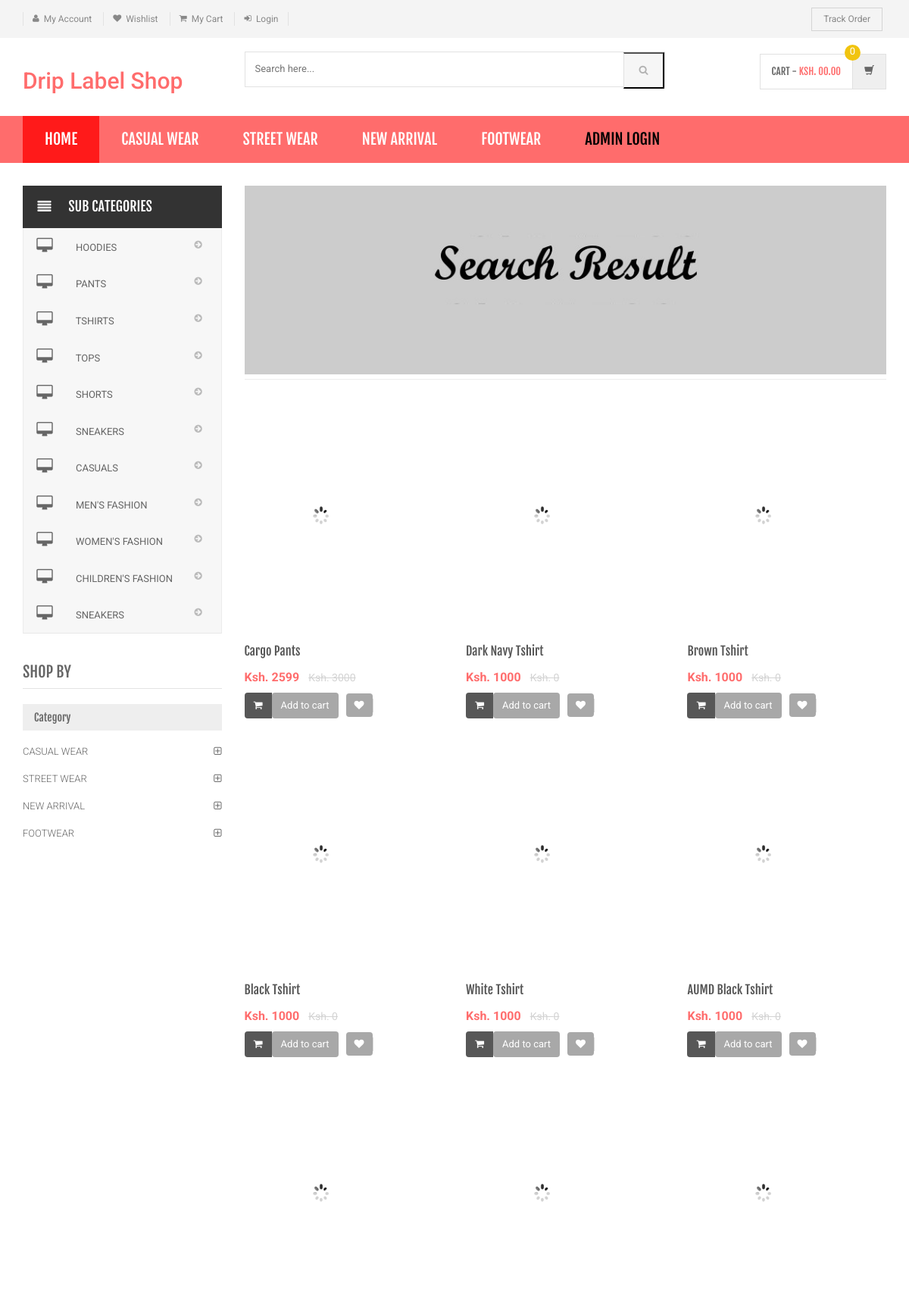
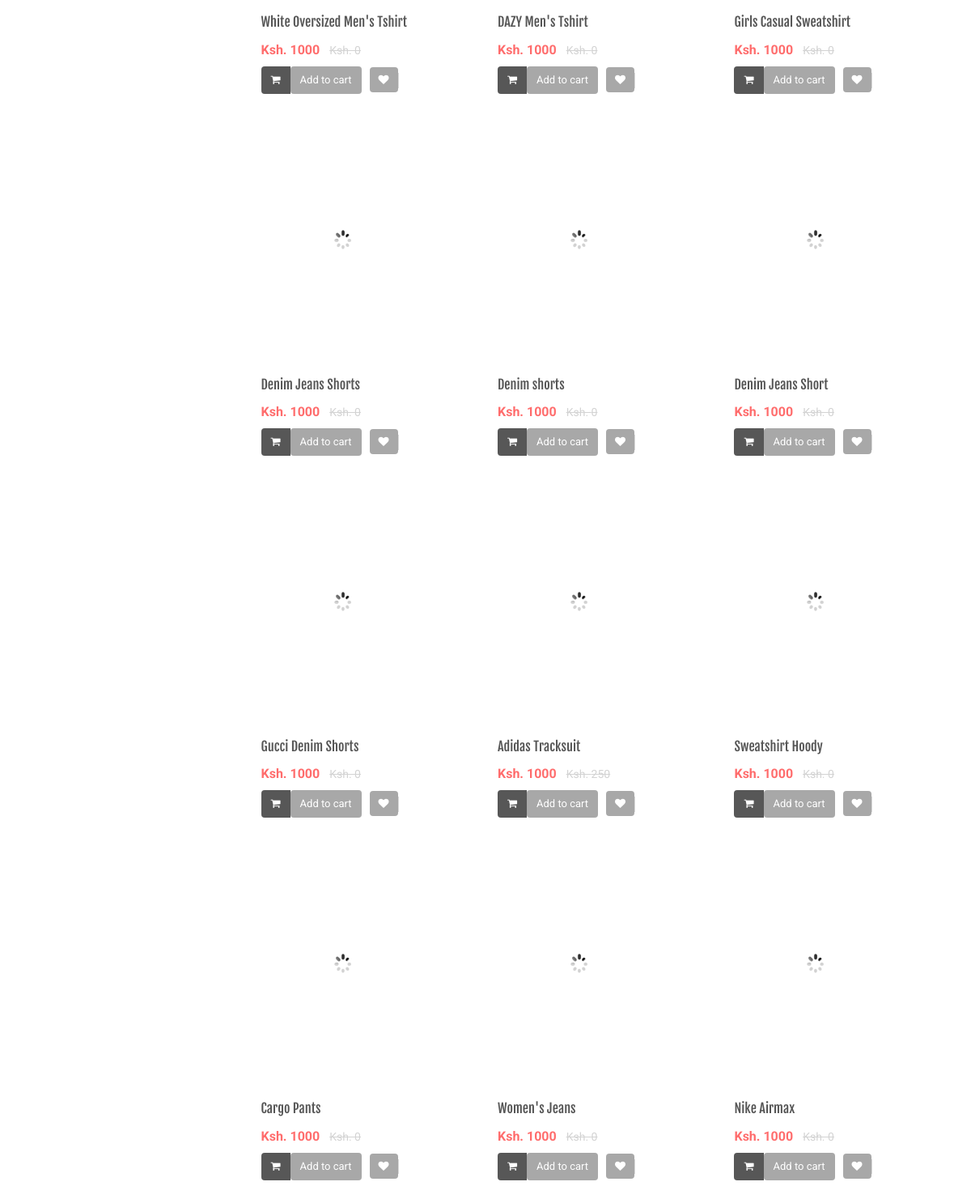
/shopping/search-result.php (upper part), run on the app's committed database (2 pictures, top to bottom).
### tables this page shows
CREATE TABLE `category` (
  `id` int(11) NOT NULL,
  `categoryName` varchar(255) DEFAULT NULL,
  `categoryDescription` longtext DEFAULT NULL,
  `creationDate` timestamp NOT NULL DEFAULT current_timestamp(),
  `updationDate` varchar(255) DEFAULT NULL
);

CREATE TABLE `subcategory` (
  `id` int(11) NOT NULL,
  `categoryid` int(11) DEFAULT NULL,
  `subcategory` varchar(255) DEFAULT NULL,
  `creationDate` timestamp NULL DEFAULT current_timestamp(),
  `updationDate` varchar(255) DEFAULT NULL
);

CREATE TABLE `products` (
  `id` int(11) NOT NULL,
  `category` int(11) NOT NULL,
  `subCategory` int(11) DEFAULT NULL,
  `productName` varchar(255) DEFAULT NULL,
  `productCompany` varchar(255) DEFAULT NULL,
  `productPrice` int(11) DEFAULT NULL,
  `productPriceBeforeDiscount` int(11) DEFAULT NULL,
  `productDescription` longtext DEFAULT NULL,
  `productImage1` varchar(255) DEFAULT NULL,
  `productImage2` varchar(255) DEFAULT NULL,
  `productImage3` varchar(255) DEFAULT NULL,
  `shippingCharge` int(11) DEFAULT NULL,
  `productAvailability` varchar(255) DEFAULT NULL,
  `postingDate` timestamp NULL DEFAULT current_timestamp(),
  `updationDate` varchar(255) DEFAULT NULL
);

### shopping/search-result.php (the view, shortened to what this page needs)
<?php
include('includes/config.php');
$find="%{$_POST['product']}%";
?>
<!DOCTYPE html>
<html lang="en">
	<head>
	    <link rel="stylesheet" href="assets/css/bootstrap.min.css">
	    <link rel="stylesheet" href="assets/css/main.css">
	    <link rel="stylesheet" href="assets/css/red.css">
	    <link rel="stylesheet" href="assets/css/owl.carousel.css">
		<link rel="stylesheet" href="assets/css/owl.transitions.css">
		<link href="assets/css/lightbox.css" rel="stylesheet">
		<link rel="stylesheet" href="assets/css/animate.min.css">
		<link rel="stylesheet" href="assets/css/rateit.css">
		<link rel="stylesheet" href="assets/css/bootstrap-select.min.css">
		<link rel="stylesheet" href="assets/css/config.css">
		<link href="assets/css/green.css" rel="alternate stylesheet" title="Green color">
		<link href="assets/css/blue.css" rel="alternate stylesheet" title="Blue color">
		<link href="assets/css/red.css" rel="alternate stylesheet" title="Red color">
		<link href="assets/css/orange.css" rel="alternate stylesheet" title="Orange color">
		<link href="assets/css/dark-green.css" rel="alternate stylesheet" title="Darkgreen color">
		<link rel="stylesheet" href="assets/css/font-awesome.min.css">
	</head>
    <body class="cnt-home">
<header class="header-style-1">
<?php include('includes/top-header.php');?>
<?php include('includes/main-header.php');?>
<?php include('includes/menu-bar.php');?>
</header>
<div class="body-content outer-top-xs">
	<div class='container'>
		<div class='row outer-bottom-sm'>
			<div class='col-md-3 sidebar'>
<div class="side-menu animate-dropdown outer-bottom-xs">
<div class="side-menu animate-dropdown outer-bottom-xs">
    <div class="head"><i class="icon fa fa-align-justify fa-fw"></i>Sub Categories</div>
    <nav class="yamm megamenu-horizontal" role="navigation">
        <ul class="nav">
            <li class="dropdown menu-item">
              <?php $sql=mysqli_query($con,"select id,subcategory  from subcategory");
while($row=mysqli_fetch_array($sql))
{
    ?>
                <a href="sub-category.php?scid=<?php echo $row['id'];?>" class="dropdown-toggle"><i class="icon fa fa-desktop fa-fw"></i>
                <?php echo $row['subcategory'];?></a>
                <?php }?>
</li>
</ul>
    </nav>
</div>
</div>
	            <div class="sidebar-module-container">
	            	<h3 class="section-title">shop by</h3>
	            	<div class="sidebar-filter">
<div class="sidebar-widget wow fadeInUp outer-bottom-xs ">
	<div class="widget-header m-t-20">
		<h4 class="widget-title">Category</h4>
	</div>
	<div class="sidebar-widget-body m-t-10">
	         <?php $sql=mysqli_query($con,"select id,categoryName  from category");
while($row=mysqli_fetch_array($sql))
{
    ?>
		<div class="accordion">
	    	<div class="accordion-group">
	            <div class="accordion-heading">
	                <a href="category.php?cid=<?php echo $row['id'];?>"  class="accordion-toggle collapsed">
	                   <?php echo $row['categoryName'];?>
	                </a>
	            </div>
	        </div>
	    </div>
	    <?php } ?>
	</div>
</div>
	            	</div>
	            </div>
            </div>
			<div class='col-md-9'>
	<div id="category" class="category-carousel hidden-xs">
		<div class="item">
			<div class="image">
				<img src="assets/images/banners/cat-banner-3.jpg" alt="" class="img-responsive">
			</div>
		</div>
</div>
				<div class="search-result-container">
					<div id="myTabContent" class="tab-content">
						<div class="tab-pane active " id="grid-container">
							<div class="category-product  inner-top-vs">
								<div class="row">
			<?php
$ret=mysqli_query($con,"select * from products where productName like '$find'");
$num=mysqli_num_rows($ret);
if($num>0)
{
while ($row=mysqli_fetch_array($ret))
{?>
		<div class="col-sm-6 col-md-4 wow fadeInUp">
			<div class="products">
	<div class="product">
		<div class="product-image">
			<div class="image">
				<a href="product-details.php?pid=<?php echo htmlentities($row['id']);?>"><img  src="assets/images/blank.gif" data-echo="admin/productimages/<?php echo htmlentities($row['id']);?>/<?php echo htmlentities($row['productImage1']);?>" alt="" width="200" height="300"></a>
			</div>
		</div>
		<div class="product-info text-left">
			<h3 class="name"><a href="product-details.php?pid=<?php echo htmlentities($row['id']);?>"><?php echo htmlentities($row['productName']);?></a></h3>
			<div class="product-price">
				<span class="price">
					Ksh. <?php echo htmlentities($row['productPrice']);?>			</span>
										     <span class="price-before-discount">Ksh. <?php echo htmlentities($row['productPriceBeforeDiscount']);?></span>
			</div>
		</div>
					<div class="cart clearfix animate-effect">
				<div class="action">
					<ul class="list-unstyled">
						<li class="add-cart-button btn-group">
					<?php if($row['productAvailability']=='In Stock'){?>
										<button class="btn btn-primary icon" data-toggle="dropdown" type="button">
								<i class="fa fa-shopping-cart"></i>
							</button>
							<a href="category.php?page=product&action=add&id=<?php echo $row['id']; ?>">
							<button class="btn btn-primary" type="button">Add to cart</button></a>
								<?php } else {?>
							<div class="action" style="color:red">Out of Stock</div>
					<?php } ?>
						</li>
		                <li class="lnk wishlist">
							<a class="add-to-cart" href="category.php?pid=<?php echo htmlentities($row['id'])?>&&action=wishlist" title="Wishlist">
								 <i class="icon fa fa-heart"></i>
							</a>
						</li>
					</ul>
				</div>
			</div>
			</div>
			</div>
		</div>
	  <?php } } else {?>
		<div class="col-sm-6 col-md-4 wow fadeInUp"> <h3>No Product Found</h3>
		</div>
<?php } ?>
										</div>
							</div>
						</div>
				</div>
			</div>
		</div></div>
</div>
</div>
</body>
</html>

### shopping/includes/menu-bar.php (shortened to what this page needs)
<div class="header-nav animate-dropdown">
    <div class="container">
        <div class="yamm navbar navbar-default" role="navigation">
            <div class="nav-bg-class">
                <div class="navbar-collapse collapse" id="mc-horizontal-menu-collapse">
	<div class="nav-outer">
		<ul class="nav navbar-nav">
			<li class="active dropdown yamm-fw">
				<a href="index.php" data-hover="dropdown" class="dropdown-toggle">Home</a>
			</li>
              <?php $sql=mysqli_query($con,"select id,categoryName  from category limit 6");
while($row=mysqli_fetch_array($sql))
{
    ?>
			<li class="dropdown yamm">
				<a href="category.php?cid=<?php echo $row['id'];?>"> <?php echo $row['categoryName'];?></a>
			</li>
			<?php } ?>
			<li class="dropdown yamm">
				<a href="admin/" style="color:#000"> Admin Login</a>
			</li>
		</ul>
		<div class="clearfix"></div>
	</div>
</div>
            </div>
        </div>
    </div>
</div>

### shopping/assets/css/red.css (style rules this page uses)
a { color: #ff6c6c; }
.header-style-1 .header-nav { background: #ff6c6c; }
.cnt-home .header-style-1 .header-nav .navbar .navbar-nav > li.active { background: #ff1a1a; }
.product .product-info .product-price .price { color: #ff6c6c; }
.sidebar .sidebar-module-container .sidebar-widget .sidebar-widget-body .accordion .accordion-group .accordion-heading .accordion-toggle, .sidebar .sidebar-module-container .sidebar-widget .sidebar-widget-body .accordion .accordion-group .accordion-heading .accordion-toggle:hover, .sidebar .sidebar-module-container .sidebar-widget .sidebar-widget-body .accordion .accordion-group .accordion-heading .accordion-toggle:focus, .sidebar .sidebar-module-container .sidebar-widget .sidebar-widget-body .accordion .accordion-group .accordion-heading .accordion-toggle:after { color: #ff6c6c; }

### shopping/assets/css/lightbox.css (style rules this page uses)
body:after { content: url(../images/close.png) url(../images/loading.gif) url(../images/prev.png) url(../images/next.png); display: none; }

### shopping/assets/css/green.css (style rules this page uses)
a { color: #abd07e; }
.header-style-1 .header-nav { background: #abd07e; }
.cnt-home .header-style-1 .header-nav .navbar .navbar-nav > li.active { background: #84b943; }
.product .product-info .product-price .price { color: #abd07e; }
.sidebar .sidebar-module-container .sidebar-widget .sidebar-widget-body .accordion .accordion-group .accordion-heading .accordion-toggle, .sidebar .sidebar-module-container .sidebar-widget .sidebar-widget-body .accordion .accordion-group .accordion-heading .accordion-toggle:hover, .sidebar .sidebar-module-container .sidebar-widget .sidebar-widget-body .accordion .accordion-group .accordion-heading .accordion-toggle:focus, .sidebar .sidebar-module-container .sidebar-widget .sidebar-widget-body .accordion .accordion-group .accordion-heading .accordion-toggle:after { color: #abd07e; }

### shopping/assets/css/blue.css (style rules this page uses)
a { color: #3498db; }
.header-style-1 .header-nav { background: #3498db; }
.cnt-home .header-style-1 .header-nav .navbar .navbar-nav > li.active { background: #1d6ca1; }
.product .product-info .product-price .price { color: #3498db; }
.sidebar .sidebar-module-container .sidebar-widget .sidebar-widget-body .accordion .accordion-group .accordion-heading .accordion-toggle, .sidebar .sidebar-module-container .sidebar-widget .sidebar-widget-body .accordion .accordion-group .accordion-heading .accordion-toggle:hover, .sidebar .sidebar-module-container .sidebar-widget .sidebar-widget-body .accordion .accordion-group .accordion-heading .accordion-toggle:focus, .sidebar .sidebar-module-container .sidebar-widget .sidebar-widget-body .accordion .accordion-group .accordion-heading .accordion-toggle:after { color: #3498db; }

### shopping/assets/css/orange.css (style rules this page uses)
a { color: #f39c12; }
.header-style-1 .header-nav { background: #f39c12; }
.cnt-home .header-style-1 .header-nav .navbar .navbar-nav > li.active { background: #ab6c09; }
.product .product-info .product-price .price { color: #f39c12; }
.sidebar .sidebar-module-container .sidebar-widget .sidebar-widget-body .accordion .accordion-group .accordion-heading .accordion-toggle, .sidebar .sidebar-module-container .sidebar-widget .sidebar-widget-body .accordion .accordion-group .accordion-heading .accordion-toggle:hover, .sidebar .sidebar-module-container .sidebar-widget .sidebar-widget-body .accordion .accordion-group .accordion-heading .accordion-toggle:focus, .sidebar .sidebar-module-container .sidebar-widget .sidebar-widget-body .accordion .accordion-group .accordion-heading .accordion-toggle:after { color: #f39c12; }

### shopping/assets/css/dark-green.css (style rules this page uses)
a { color: #12cca7; }
.header-style-1 .header-nav { background: #12cca7; }
.cnt-home .header-style-1 .header-nav .navbar .navbar-nav > li.active { background: #0b816a; }
.product .product-info .product-price .price { color: #12cca7; }
.sidebar .sidebar-module-container .sidebar-widget .sidebar-widget-body .accordion .accordion-group .accordion-heading .accordion-toggle, .sidebar .sidebar-module-container .sidebar-widget .sidebar-widget-body .accordion .accordion-group .accordion-heading .accordion-toggle:hover, .sidebar .sidebar-module-container .sidebar-widget .sidebar-widget-body .accordion .accordion-group .accordion-heading .accordion-toggle:focus, .sidebar .sidebar-module-container .sidebar-widget .sidebar-widget-body .accordion .accordion-group .accordion-heading .accordion-toggle:after { color: #12cca7; }

### data on the page
category: categoryName "CASUAL WEAR"
category: categoryName "STREET WEAR"
category: categoryName "NEW ARRIVAL"
category: categoryName "FOOTWEAR"
subcategory: subcategory "HOODIES"
subcategory: subcategory "PANTS"
subcategory: subcategory "TSHIRTS"
subcategory: subcategory "TOPS"
subcategory: subcategory "SHORTS"
subcategory: subcategory "SNEAKERS"
subcategory: subcategory "CASUALS"
subcategory: subcategory "MEN'S FASHION"
subcategory: subcategory "WOMEN'S FASHION"
subcategory: subcategory "CHILDREN'S FASHION"
subcategory: subcategory "SNEAKERS"
products: productName "Cargo Pants", productPrice "2599", productPriceBeforeDiscount "3000"
products: productName "Dark Navy Tshirt", productPrice "1000", productPriceBeforeDiscount "0"
products: productName "Brown Tshirt", productPrice "1000", productPriceBeforeDiscount "0"
products: productName "Black Tshirt", productPrice "1000", productPriceBeforeDiscount "0"
products: productName "White Tshirt", productPrice "1000", productPriceBeforeDiscount "0"
products: productName "AUMD Black Tshirt", productPrice "1000", productPriceBeforeDiscount "0"
products: productName "White Oversized Men's Tshirt", productPrice "1000", productPriceBeforeDiscount "0"
products: productName "DAZY Men's Tshirt", productPrice "1000", productPriceBeforeDiscount "0"
products: productName "Girls Casual Sweatshirt", productPrice "1000", productPriceBeforeDiscount "0"
products: productName "Denim Jeans Shorts", productPrice "1000", productPriceBeforeDiscount "0"
products: productName "Denim shorts", productPrice "1000", productPriceBeforeDiscount "0"
products: productName "Denim Jeans Short", productPrice "1000", productPriceBeforeDiscount "0"
products: productName "Gucci Denim Shorts", productPrice "1000", productPriceBeforeDiscount "0"
products: productName "Adidas Tracksuit", productPrice "1000", productPriceBeforeDiscount "250"
products: productName "Sweatshirt Hoody", productPrice "1000", productPriceBeforeDiscount "0"
products: productName "Cargo Pants", productPrice "1000", productPriceBeforeDiscount "0"
products: productName "Women's Jeans", productPrice "1000", productPriceBeforeDiscount "0"
products: productName "Nike Airmax", productPrice "1000", productPriceBeforeDiscount "0"
